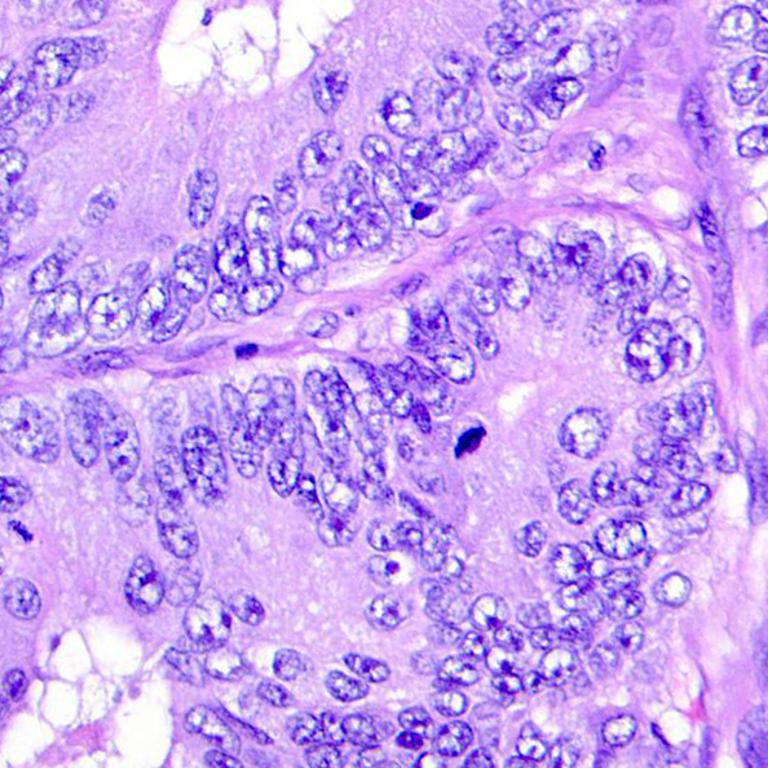
#> input picture Praktikum_P10_EdgeDetection/sel_darah.jpeg, 768 x 768 px
$ python tugas1_sobel_manual.py   (older library calls are emulated)
#> lines starting #> are read from the running program, lines starting #| are printed output that depends on the picture; after the words box and inside, x2 and y2 are one past the last pixel; in counts of white or black regions, pixels touching at a corner belong together; long printed decimals are rounded
import cv2
import numpy as np
import matplotlib.pyplot as plt
from PIL import Image

# --- 1. FUNGSI KONVOLUSI MANUAL (Dari Scratch) ---
def manual_convolution(image, kernel):
    # Padding Reflect agar ukuran output sama dengan input (sesuai modul)
    padded_img = np.pad(image, 1, mode='reflect')
    h, w = image.shape
    output = np.zeros((h, w), dtype=np.float64)

    for y in range(h):
        for x in range(w):
            # Ambil area 3x3
            region = padded_img[y:y+3, x:x+3]
            # Perkalian elemen-per-elemen dan dijumlahkan
            output[y, x] = np.sum(region * kernel)
    return output

# --- 2. IMPLEMENTASI SOBEL ---
def process_sobel(image_path):
    # Load gambar & konversi ke Grayscale
#> called with image_path = 'sel_darah.jpeg'
    img = cv2.imread(image_path)
#> img is the input picture: shape (768, 768, 3); mean B, G, R 240.3, 164.4, 201.1
    gray = cv2.cvtColor(img, cv2.COLOR_BGR2GRAY).astype(np.float64)
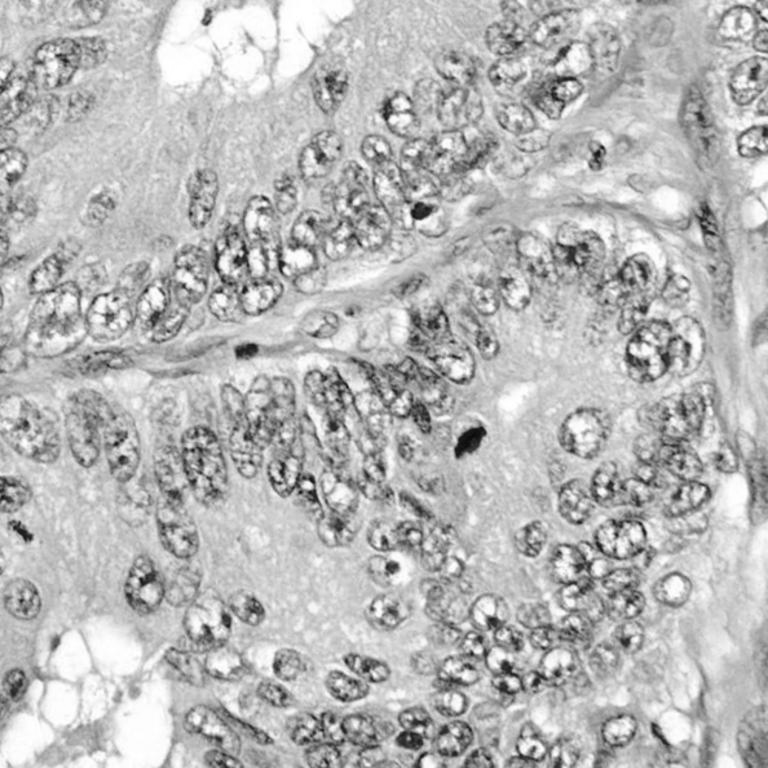
#> gray: shape (768, 768) float64; min 9, max 255, mean 184.1

    # Define Kernel Sobel Gx dan Gy
    Gx_kernel = np.array([[-1, 0, 1], [-2, 0, 2], [-1, 0, 1]])
    Gy_kernel = np.array([[-1, -2, -1], [0, 0, 0], [1, 2, 1]])

    # Hitung Gx dan Gy secara Manual
    gx_manual = manual_convolution(gray, Gx_kernel)
#> after the loop in manual_convolution, `for y in range(h):`:
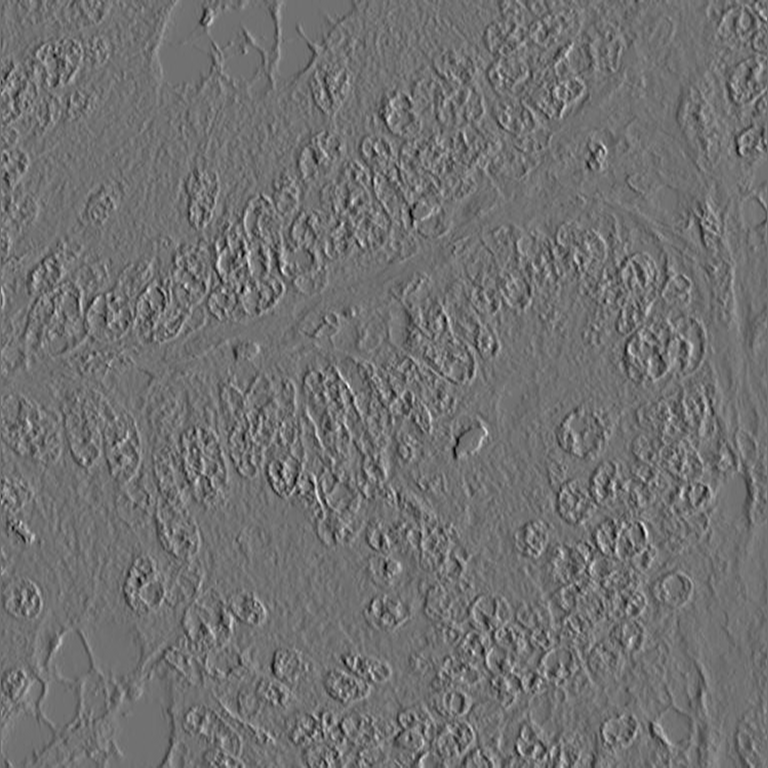
#> output: shape (768, 768) float64; min -516, max 643, mean 0.1; drawn with min black and max white
    gy_manual = manual_convolution(gray, Gy_kernel)
#> after the loop in manual_convolution (call 2), `for y in range(h):`:
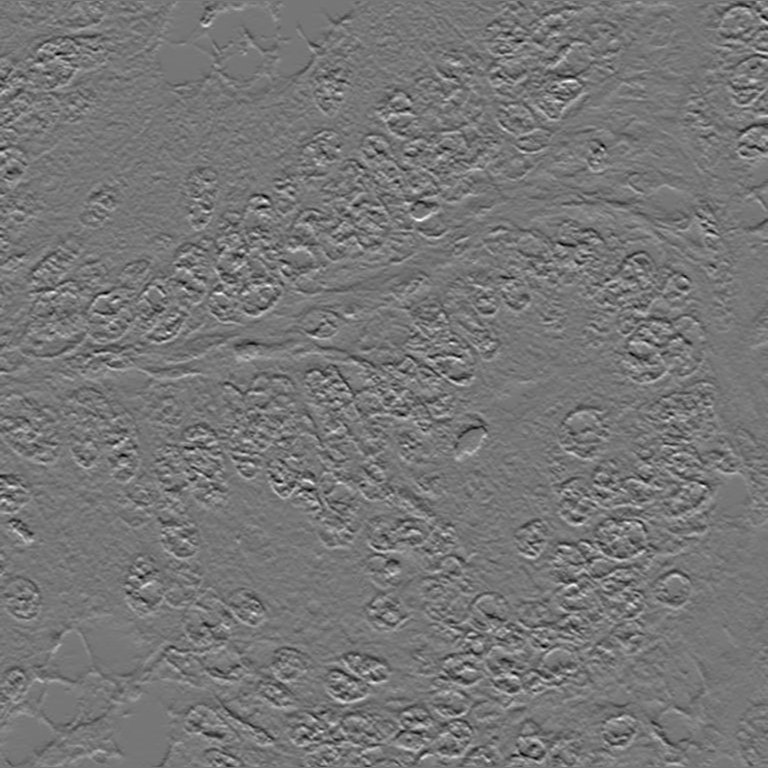
#> output: shape (768, 768) float64; min -505, max 579, mean -0.2; drawn with min black and max white

    # Hitung Magnitude & Arah Gradien (Tugas Poin 11-12)
    magnitude = np.sqrt(gx_manual**2 + gy_manual**2)
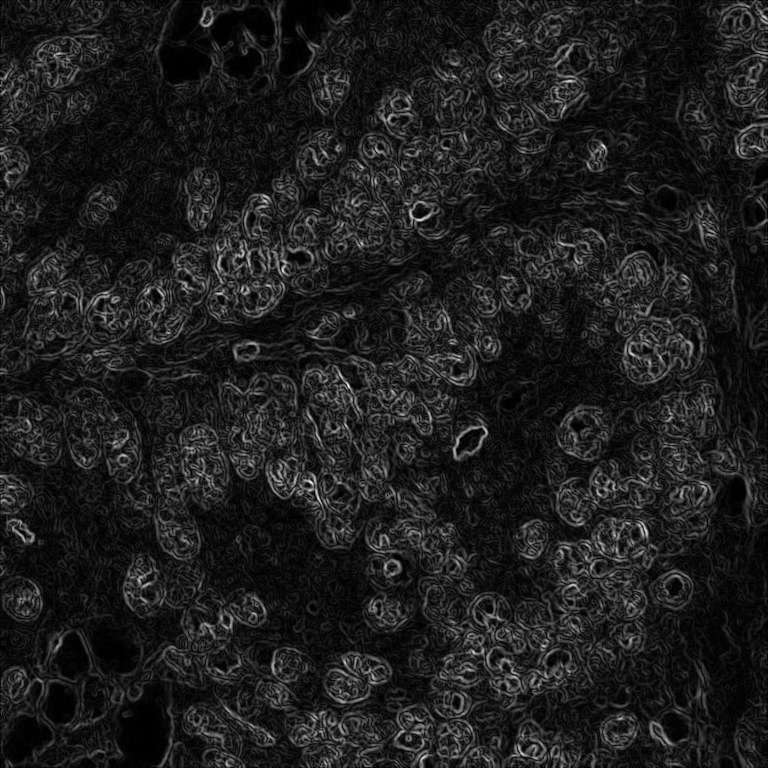
#> magnitude: shape (768, 768) float64; min 0, max 686.7, mean 82.2; drawn with min black and max white
    # Arah dalam derajat
    direction = np.arctan2(gy_manual, gx_manual) * 180 / np.pi
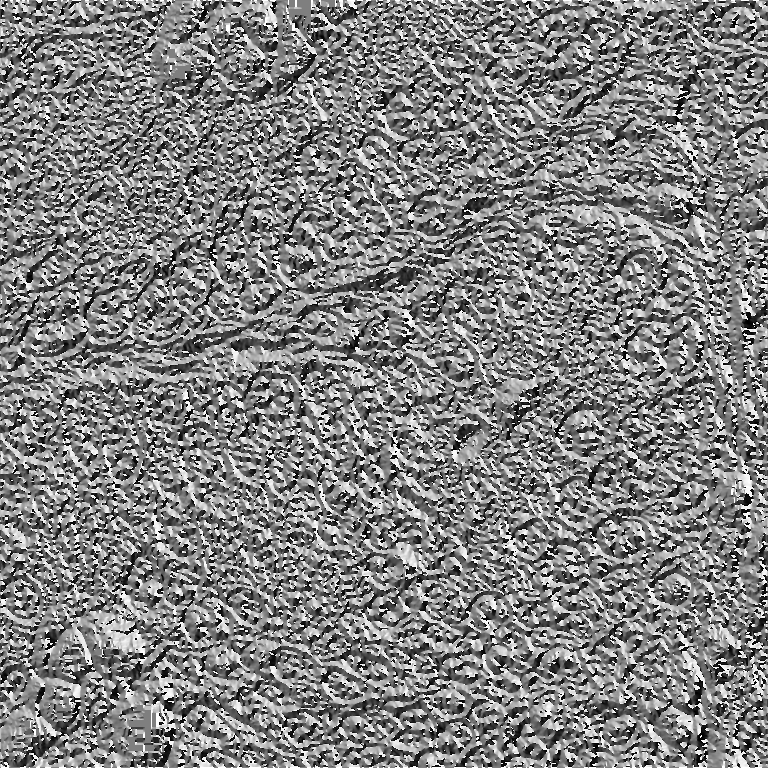
#> direction: shape (768, 768) float64; min -179.9, max 180, mean 2.7; drawn with min black and max white

    # Thresholding sederhana (Tugas Poin 13)
    _, thresholded = cv2.threshold(magnitude.astype(np.uint8), 50, 255, cv2.THRESH_BINARY)
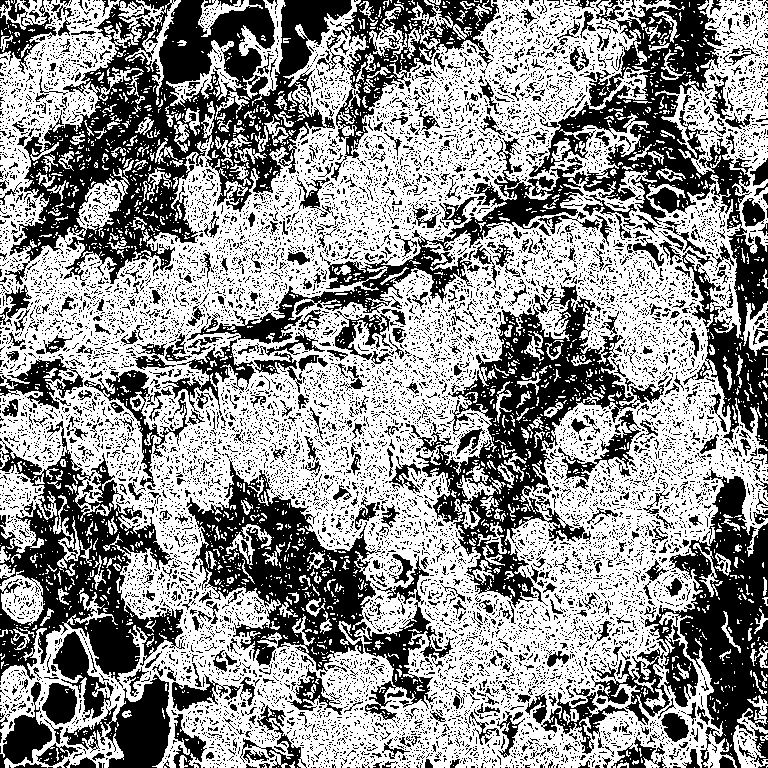
#> thresholded: shape (768, 768); 57.2% white; 11736 black regions (11053 under 20 px), largest, box (x1, y1, x2, y2) and area: (5, 0, 352, 285) 36513, (187, 0, 768, 449) 33240, (411, 283, 664, 608) 20480

    # --- 3. PEMBANDING OPENCV & RMSE (Tugas Poin 14-15) ---
    gx_cv = cv2.Sobel(gray, cv2.CV_64F, 1, 0, ksize=3)
    gy_cv = cv2.Sobel(gray, cv2.CV_64F, 0, 1, ksize=3)
    mag_cv = np.sqrt(gx_cv**2 + gy_cv**2)

    # Hitung RMSE (Root Mean Square Error)
    rmse = np.sqrt(np.mean((mag_cv - magnitude)**2))
#> rmse = 0
    print(f"Hasil Perhitungan RMSE: {rmse:.6f}")
#| Hasil Perhitungan RMSE: 0

    return gray, gx_manual, gy_manual, magnitude, direction, thresholded

# --- RUN & VISUALISASI ---
IMAGE_FILE = 'sel_darah.jpeg'
gray, gx, gy, mag, direct, thresh = process_sobel(IMAGE_FILE)

# Menampilkan hasil sesuai urutan
plt.figure(figsize=(15, 10))

plt.subplot(231), plt.imshow(gray, cmap='gray'), plt.title('Original Gray')
plt.subplot(232), plt.imshow(np.abs(gx), cmap='gray'), plt.title('Gx (Horizontal)')
plt.subplot(233), plt.imshow(np.abs(gy), cmap='gray'), plt.title('Gy (Vertical)')
plt.subplot(234), plt.imshow(mag, cmap='gray'), plt.title('Magnitude')
plt.subplot(235), plt.imshow(direct, cmap='hsv'), plt.title('Direction (Map)')
plt.subplot(236), plt.imshow(thresh, cmap='gray'), plt.title('Thresholded (T=50)')

plt.tight_layout()
plt.show()
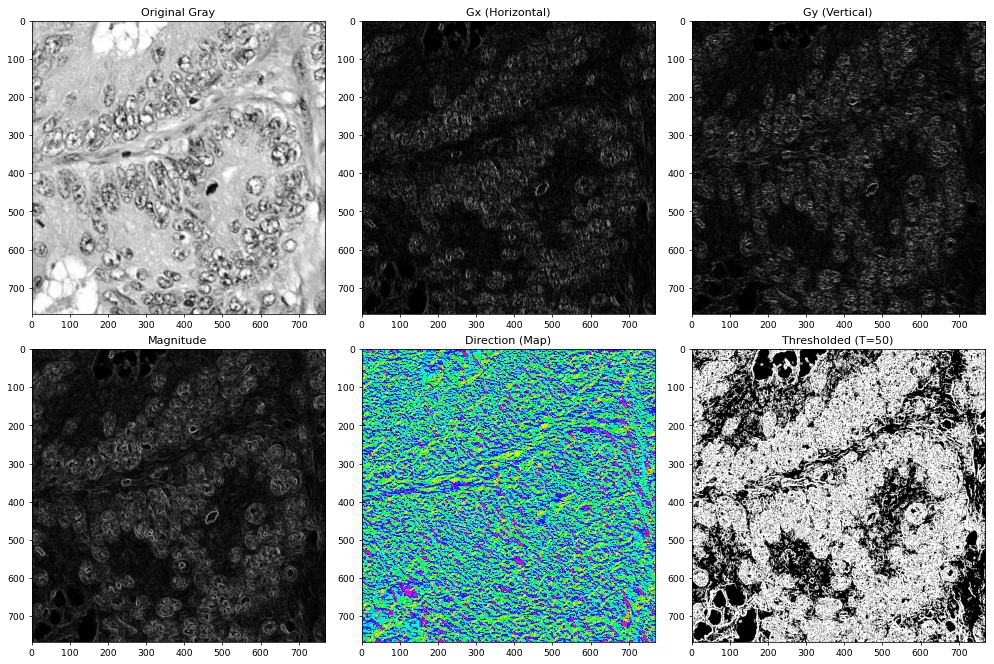
#> figure drawn by matplotlib, 6 panels
